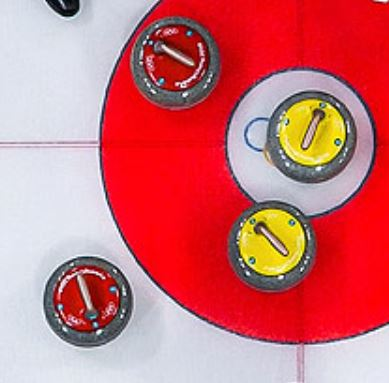
#> input picture curling.jpg, 389 x 383 px, given in place of the camera
$ python webcam.py
#> lines starting #> are read from the running program, lines starting #| are printed output that depends on the picture; after the words box and inside, x2 and y2 are one past the last pixel; in counts of white or black regions, pixels touching at a corner belong together
# import the necessary packages
import numpy as np
import argparse
import cv2
import time

cap = cv2.VideoCapture(
    0)  # Set Capture Device, in case of a USB Webcam try 1, or give -1 to get a list of available devices

# Set Width and Height
cap.set(3,1280)
cap.set(4,720)

# The above step is to set the Resolution of the Video. The default is 640x480.
# This example works with a Resolution of 640x480.

while (True):
    # Capture frame-by-frame
    ret, frame = cap.read()
#> frame is the input picture: shape (383, 389, 3); mean B, G, R 116.9, 112.7, 205.6

    # load the image, clone it for output, and then convert it to grayscale

    output = frame.copy()
    gray = cv2.cvtColor(frame, cv2.COLOR_BGR2GRAY)
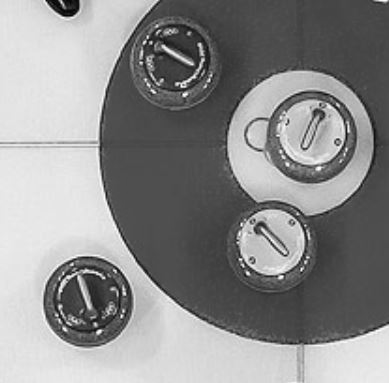
#> gray: shape (383, 389); min 2, max 254, mean 140.9

    # apply GuassianBlur to reduce noise. medianBlur is also added for smoothening, reducing noise.
    gray = cv2.GaussianBlur(gray, (5, 5), 0);
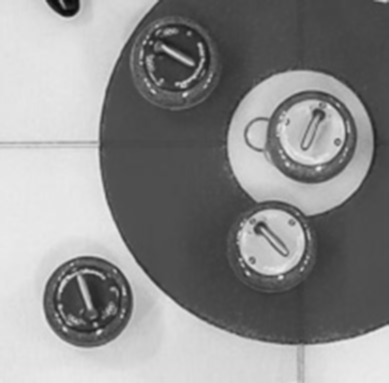
#> gray: shape (383, 389); min 11, max 235, mean 140.9
    gray = cv2.medianBlur(gray, 5)

    # Adaptive Guassian Threshold is to detect sharp edges in the Image. For more information Google it.
    gray = cv2.adaptiveThreshold(gray, 255, cv2.ADAPTIVE_THRESH_GAUSSIAN_C, \
                                 cv2.THRESH_BINARY, 11, 3.5)
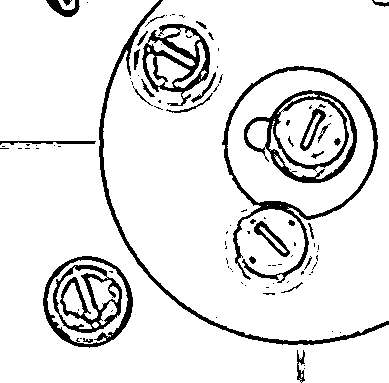
#> gray: shape (383, 389); 90.1% white; 102 black regions (70 under 20 px), largest, box (x1, y1, x2, y2) and area: (222, 66, 378, 283) 2748, (99, 0, 389, 345) 2324, (244, 90, 357, 183) 2324

    kernel = np.ones((2, 2), np.uint8)
    gray = cv2.erode(gray, kernel, iterations=1)
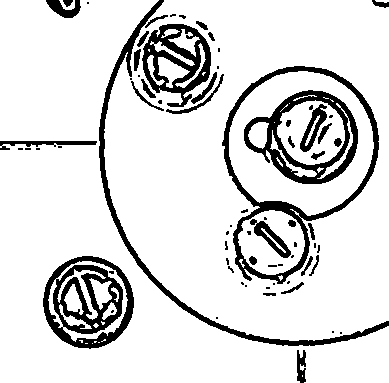
#> gray: shape (383, 389); 86.3% white; 71 black regions (37 under 20 px), largest, box (x1, y1, x2, y2) and area: (43, 256, 134, 349) 3982, (222, 66, 379, 284) 3686, (244, 90, 358, 184) 3115
    # gray = erosion

    gray = cv2.dilate(gray, kernel, iterations=1)
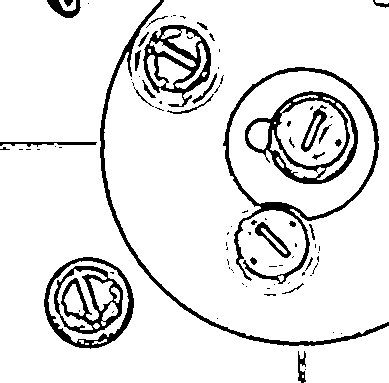
#> gray: shape (383, 389); 89.9% white; 90 black regions (59 under 20 px), largest, box (x1, y1, x2, y2) and area: (223, 67, 379, 284) 2766, (245, 91, 358, 184) 2368, (100, 0, 389, 346) 2329
    # gray = dilation

    # get the size of the final image
    # img_size = gray.shape
    # print img_size

    # detect circles in the image
    circles = cv2.HoughCircles(gray, cv2.HOUGH_GRADIENT, 1, 260, param1=30, param2=65, minRadius=0, maxRadius=0)
#> circles = [[296.5, 144.5, 73.2]]
    # print circles

    # ensure at least some circles were found
    if circles is not None:
        # convert the (x, y) coordinates and radius of the circles to integers
        circles = np.round(circles[0, :]).astype("int")
#> circles = [[296, 144, 73]]

        # loop over the (x, y) coordinates and radius of the circles
        for (x, y, r) in circles:
            # draw the circle in the output image, then draw a rectangle in the image
            # corresponding to the center of the circle
            cv2.circle(output, (x, y), r, (0, 255, 0), 4)
            cv2.rectangle(output, (x - 5, y - 5), (x + 5, y + 5), (0, 128, 255), -1)
            # time.sleep(0.5)
#> (the run stopped early here; a loop or call above may not have finished)

$ run again, on dose.jpg
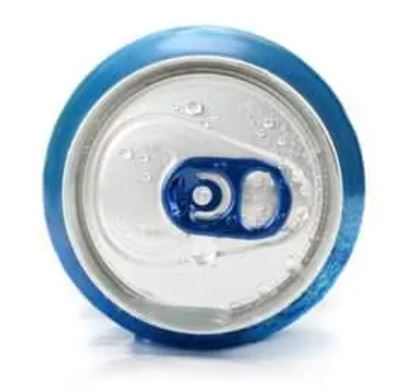
#> input picture dose.jpg, 410 x 392 px, given in place of the camera
#> frame is the input picture: shape (392, 410, 3); mean B, G, R 217.7, 210, 200
#> `gray = cv2.adaptiveThreshold(gray, 255, cv2.ADAPTIVE_THRESH_GAUSSIAN_C..`:
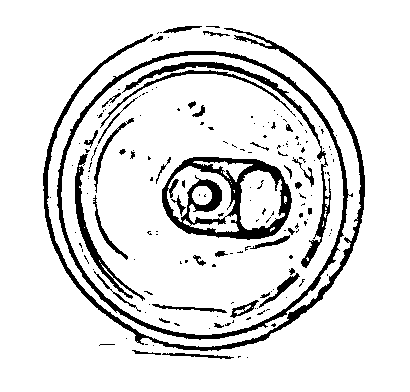
#> gray: shape (392, 410); 88.2% white; 178 black regions (138 under 20 px), largest, box (x1, y1, x2, y2) and area: (43, 28, 365, 351) 4208, (162, 157, 292, 240) 3874, (57, 51, 353, 340) 3825
#> `gray = cv2.dilate(gray, kernel, iterations=1)`:
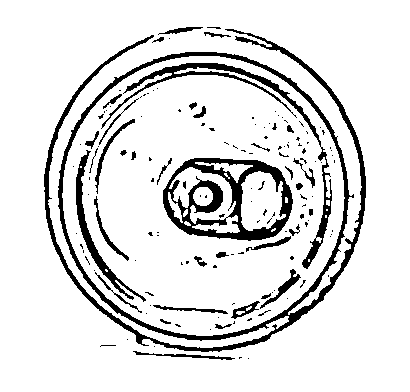
#> gray: shape (392, 410); 88% white; 149 black regions (113 under 20 px), largest, box (x1, y1, x2, y2) and area: (44, 29, 366, 352) 8096, (163, 158, 293, 241) 4007, (101, 63, 332, 269) 2417
#> `circles = cv2.HoughCircles(gray, cv2.HOUGH_GRADIENT, 1, 260, param1=30..`: circles = [[206.5, 188.5, 158.8]]
#> `circles = np.round(circles[0, :]).astype("int")`: circles = [[206, 188, 159]]
